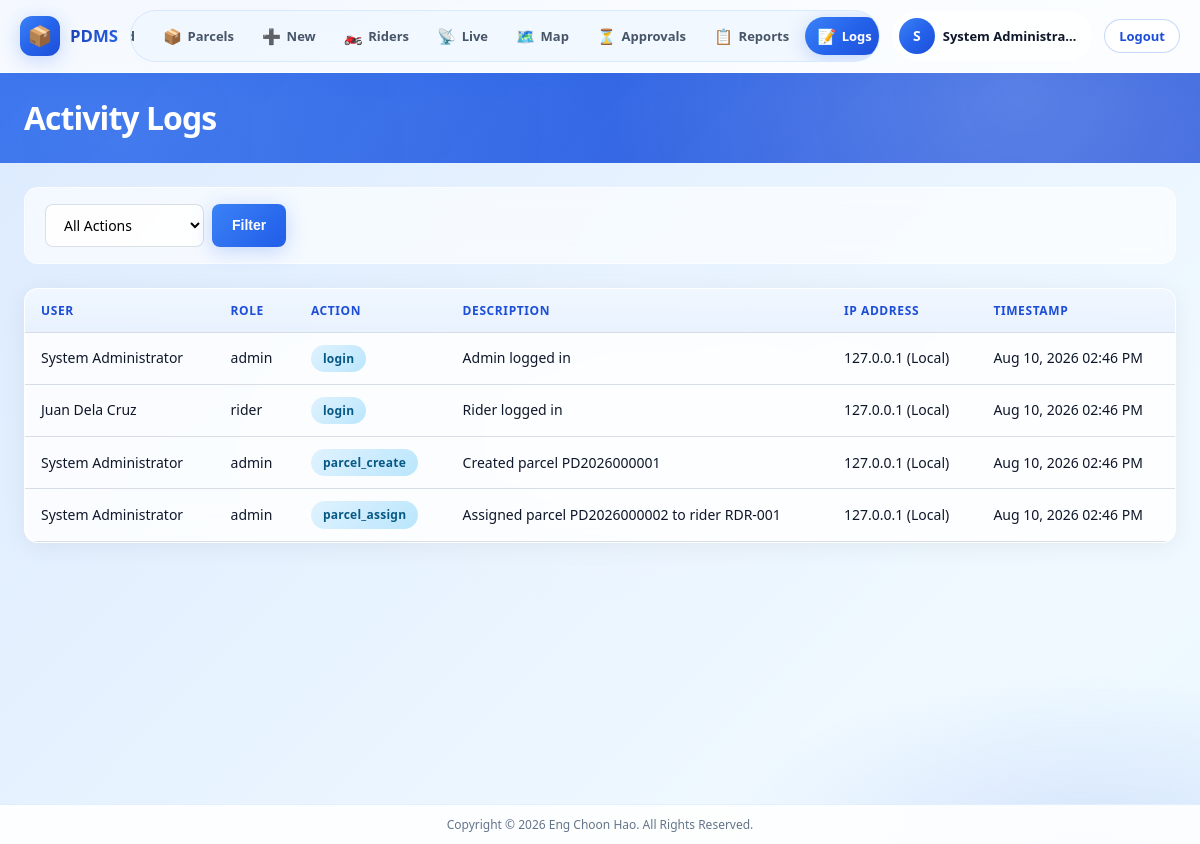
Page /admin/activity-logs.php (signed in) on the committed database.
### tables this page shows
CREATE TABLE users (
    id INT UNSIGNED AUTO_INCREMENT PRIMARY KEY,
    username VARCHAR(50) NOT NULL UNIQUE,
    email VARCHAR(100) NOT NULL UNIQUE,
    password VARCHAR(255) NOT NULL,
    role ENUM('admin', 'rider') NOT NULL DEFAULT 'rider',
    full_name VARCHAR(100) NOT NULL,
    phone VARCHAR(20) DEFAULT NULL,
    profile_photo VARCHAR(255) DEFAULT NULL,
    is_active TINYINT(1) NOT NULL DEFAULT 1,
    remember_token VARCHAR(64) DEFAULT NULL,
    last_login DATETIME DEFAULT NULL,
    created_at DATETIME NOT NULL DEFAULT CURRENT_TIMESTAMP,
    updated_at DATETIME NOT NULL DEFAULT CURRENT_TIMESTAMP ON UPDATE CURRENT_TIMESTAMP,
    INDEX idx_users_role (role),
    INDEX idx_users_active (is_active)
);

CREATE TABLE activity_logs (
    id BIGINT UNSIGNED AUTO_INCREMENT PRIMARY KEY,
    user_id INT UNSIGNED DEFAULT NULL,
    action VARCHAR(100) NOT NULL,
    description TEXT DEFAULT NULL,
    ip_address VARCHAR(45) DEFAULT NULL,
    user_agent VARCHAR(255) DEFAULT NULL,
    created_at DATETIME NOT NULL DEFAULT CURRENT_TIMESTAMP,
    FOREIGN KEY (user_id) REFERENCES users(id) ON DELETE SET NULL,
    INDEX idx_logs_user (user_id),
    INDEX idx_logs_action (action),
    INDEX idx_logs_created (created_at)
);

### functions/helpers.php (called while the page is built, shortened)
<?php
function baseUrl(string $path = ''): string
{
    $base = rtrim(APP_URL, '/');
    $path = ltrim($path, '/');
    return $path ? $base . '/' . $path : $base;
}
function formatIpAddress(?string $ip): string
{
    $ip = trim((string) $ip);
    if (in_array($ip, ['127.0.0.1', '::1', '0.0.0.0'], true)) {
        return $ip . ' (Local)';
    }
    return $ip;
}
function formatDate(?string $date, string $format = 'M d, Y h:i A'): string
{
    return date($format, strtotime($date));
}
function sanitize(string $input): string
{
    return htmlspecialchars(trim($input), ENT_QUOTES, 'UTF-8');
}
function paginate(int $total, int $page, int $perPage = 15): array
{
    $totalPages = max(1, (int) ceil($total / $perPage));
    $page = max(1, min($page, $totalPages));
    $offset = ($page - 1) * $perPage;
    return [
        'total' => $total,
        'per_page' => $perPage,
        'current_page' => $page,
        'total_pages' => $totalPages,
        'offset' => $offset,
    ];
}

### config/database.php (called while the page is built, shortened)
<?php
if (!function_exists('db')) {
    function db(): PDO
    {
        static $pdo = null;
        if ($pdo instanceof PDO) {
            return $pdo;
        }
        $dsn = 'mysql:host=' . DB_HOST . ';dbname=' . DB_NAME . ';charset=utf8mb4';
        try {
            $pdo = new PDO($dsn, DB_USER, DB_PASS, [
                PDO::ATTR_ERRMODE => PDO::ERRMODE_EXCEPTION,
                PDO::ATTR_DEFAULT_FETCH_MODE => PDO::FETCH_ASSOC,
                PDO::ATTR_EMULATE_PREPARES => false,
            ]);
        } catch (PDOException $e) {
            error_log('Database connection failed: ' . $e->getMessage());
            if (function_exists('isApiRequest') && isApiRequest()) {
                http_response_code(500);
                header('Content-Type: application/json; charset=utf-8');
                echo json_encode([
                    'success' => false,
                    'message' => 'Database connection failed. Check config/config.local.php on the server.',
                ]);
                exit;
            }
            throw new PDOException('Database connection failed. Please check server configuration.');
        }
        return $pdo;
    }
}

### functions/auth.php (called while the page is built, shortened)
<?php
function isLoggedIn(): bool
{
    return !empty($_SESSION['user_id']);
}
function currentUser(): ?array
{
    static $user = null;
    if ($user === null) {
        $stmt = db()->prepare('SELECT * FROM users WHERE id = ? AND is_active = 1');
        $stmt->execute([$_SESSION['user_id']]);
        $user = $stmt->fetch() ?: null;
    }
    return $user;
}

### functions/activity.php (called while the page is built, shortened)
<?php
function getActivityLogs(int $page = 1, int $perPage = 20, ?string $action = null, ?int $userId = null): array
{
    $pdo = db();
    $where = [];
    $params = [];
    $whereClause = $where ? 'WHERE ' . implode(' AND ', $where) : '';
    $countStmt = $pdo->prepare("SELECT COUNT(*) FROM activity_logs al $whereClause");
    $countStmt->execute($params);
    $total = (int) $countStmt->fetchColumn();
    $pagination = paginate($total, $page, $perPage);
    $stmt = $pdo->prepare(
        "SELECT al.*, u.full_name, u.username, u.role
         FROM activity_logs al
         LEFT JOIN users u ON u.id = al.user_id
         $whereClause
         ORDER BY al.created_at DESC
         LIMIT {$pagination['per_page']} OFFSET {$pagination['offset']}"
    );
    $stmt->execute($params);
    return [
        'logs' => $stmt->fetchAll(),
        'pagination' => $pagination
    ];
}

### admin/activity-logs.php (the view, shortened to what this page needs)
<?php
$currentPage = 'activity';
$action = $_GET['action'] ?? '';
$page = max(1, (int) ($_GET['page'] ?? 1));
$result = getActivityLogs($page, 25, $action ?: null);
$logs = $result['logs'];
require __DIR__ . '/../includes/header.php';
require __DIR__ . '/../includes/sidebar-admin.php';
?>
<?php require __DIR__ . '/../includes/topbar.php'; ?>
<div class="content-area content-wrap">
        <div class="toolbar">
            <form method="GET" class="search-form">
                <select name="action" class="filter-select">
                    <option value="">All Actions</option>
                </select>
                <button type="submit" class="btn btn-primary">Filter</button>
            </form>
        </div>
        <div class="card">
            <div class="table-responsive">
                <table class="data-table">
                    <thead>
                        <tr>
                            <th>User</th>
                            <th>Role</th>
                            <th>Action</th>
                            <th>Description</th>
                            <th>IP Address</th>
                            <th>Timestamp</th>
                        </tr>
                    </thead>
                    <tbody>
                        <?php foreach ($logs as $log): ?>
                        <tr>
                            <td><?= sanitize($log['full_name'] ?? 'System') ?></td>
                            <td><?= sanitize($log['role'] ?? '—') ?></td>
                            <td><span class="badge badge-info"><?= sanitize($log['action']) ?></span></td>
                            <td><?= sanitize($log['description'] ?? '') ?></td>
                            <td><?= sanitize(formatIpAddress($log['ip_address'] ?? null)) ?></td>
                            <td><?= formatDate($log['created_at']) ?></td>
                        </tr>
                        <?php endforeach; ?>
                    </tbody>
                </table>
            </div>
        </div>
</div>
<?php require __DIR__ . '/../includes/app-shell-end.php'; ?>
<?php require __DIR__ . '/../includes/footer.php'; ?>

### includes/sidebar-admin.php (shortened to what this page needs)
<?php
$currentPage = $currentPage ?? '';
?>
<div class="app-shell">
    <header class="app-header" id="appHeader">
        <div class="app-header-inner">
            <a href="<?= baseUrl('admin/dashboard.php') ?>" class="app-brand">
                <span class="app-brand-icon">📦</span>
                <span class="app-brand-text"><strong>PDMS</strong></span>
            </a>
            <nav class="app-nav" id="appNav" aria-label="Main navigation">
                <a href="<?= baseUrl('admin/dashboard.php') ?>" class="app-nav-link <?= $currentPage === 'dashboard' ? 'active' : '' ?>">
                    <span class="nav-icon">📊</span><span>Dashboard</span>
                </a>
                <a href="<?= baseUrl('admin/parcels.php') ?>" class="app-nav-link <?= $currentPage === 'parcels' ? 'active' : '' ?>">
                    <span class="nav-icon">📦</span><span>Parcels</span>
                </a>
                <a href="<?= baseUrl('admin/parcel-create.php') ?>" class="app-nav-link <?= $currentPage === 'parcel-create' ? 'active' : '' ?>">
                    <span class="nav-icon">➕</span><span>New</span>
                </a>
                <a href="<?= baseUrl('admin/riders.php') ?>" class="app-nav-link <?= $currentPage === 'riders' ? 'active' : '' ?>">
                    <span class="nav-icon">🏍️</span><span>Riders</span>
                </a>
                <a href="<?= baseUrl('admin/live-tracking.php') ?>" class="app-nav-link <?= $currentPage === 'live-tracking' ? 'active' : '' ?>">
                    <span class="nav-icon">📡</span><span>Live</span>
                </a>
                <a href="<?= baseUrl('admin/map.php') ?>" class="app-nav-link <?= $currentPage === 'map' ? 'active' : '' ?>">
                    <span class="nav-icon">🗺️</span><span>Map</span>
                </a>
                <a href="<?= baseUrl('admin/pending-riders.php') ?>" class="app-nav-link <?= $currentPage === 'pending-riders' ? 'active' : '' ?>">
                    <span class="nav-icon">⏳</span><span>Approvals</span>
                </a>
                <a href="<?= baseUrl('admin/reports.php') ?>" class="app-nav-link <?= $currentPage === 'reports' ? 'active' : '' ?>">
                    <span class="nav-icon">📋</span><span>Reports</span>
                </a>
                <a href="<?= baseUrl('admin/activity-logs.php') ?>" class="app-nav-link <?= $currentPage === 'activity' ? 'active' : '' ?>">
                    <span class="nav-icon">📝</span><span>Logs</span>
                </a>
            </nav>
            <div class="app-header-actions">
                <?php $user = currentUser(); ?>
                <div class="app-user-chip">
                    <div class="user-avatar">
                        <?php if (!empty($user['profile_photo'])): ?>
                            <img src="<?= baseUrl($user['profile_photo']) ?>" alt="Profile">
                        <?php else: ?>
                            <span><?= strtoupper(substr($user['full_name'] ?? 'A', 0, 1)) ?></span>
                        <?php endif; ?>
                    </div>
                    <span class="user-name"><?= sanitize($user['full_name'] ?? '') ?></span>
                </div>
                <a href="<?= baseUrl('logout.php') ?>" class="btn btn-sm btn-outline app-logout-btn" data-logout>Logout</a>
            </div>
        </div>
    </header>
    <main class="app-main">

### assets/css/variables.css (style rules this page uses)
:root { --primary: #2563eb; --primary-dark: #1d4ed8; --primary-light: #60a5fa; --primary-glow: rgba(37, 99, 235, 0.35); --secondary: #64748b; --success: #059669; --warning: #d97706; --danger: #dc2626; --info: #0284c7; --gradient-primary: linear-gradient(135deg, #3b82f6 0%, #2563eb 50%, #1d4ed8 100%); --gradient-primary-hover: linear-gradient(135deg, #60a5fa 0%, #3b82f6 50%, #2563eb 100%); --gradient-bg: linear-gradient(135deg, #eff6ff 0%, #dbeafe 35%, #e0f2fe 65%, #f0f9ff 100%); --gradient-bg-animated: linear-gradient(-45deg, #eff6ff, #dbeafe, #bfdbfe, #e0f2fe, #f0f9ff, #dbeafe); --gradient-sidebar: linear-gradient(180deg, #1e3a8a 0%, #1d4ed8 45%, #2563eb 100%); --gradient-card-shine: linear-gradient(135deg, rgba(255,255,255,0.9) 0%, rgba(255,255,255,0.7) 100%); --gradient-login: linear-gradient(-45deg, #0c4a6e, #1e40af, #2563eb, #3b82f6, #1e3a8a); --bg-body: #eff6ff; --bg-card: rgba(255, 255, 255, 0.82); --bg-card-solid: #ffffff; --bg-sidebar: #1e3a8a; --bg-sidebar-hover: rgba(255, 255, 255, 0.12); --bg-glass: rgba(255, 255, 255, 0.75); --bg-glass-strong: rgba(255, 255, 255, 0.92); --text-primary: #0f172a; --text-secondary: #475569; --text-muted: #64748b; --text-light: #f8fafc; --text-sidebar: rgba(255, 255, 255, 0.85); --border-color: rgba(148, 163, 184, 0.35); --border-glass: rgba(255, 255, 255, 0.6); --shadow-sm: 0 2px 8px rgba(37, 99, 235, 0.06); --shadow-md: 0 8px 24px rgba(37, 99, 235, 0.1); --shadow-lg: 0 16px 48px rgba(37, 99, 235, 0.14); --shadow-glow: 0 4px 20px rgba(37, 99, 235, 0.25); --shadow-card: 0 4px 24px rgba(15, 23, 42, 0.06), 0 0 0 1px rgba(255, 255, 255, 0.8) inset; --radius-sm: 8px; --radius-md: 14px; --radius-lg: 20px; --radius-xl: 28px; --sidebar-width: 260px; --topbar-height: 64px; --header-height: 72px; --font-family: 'Segoe UI', system-ui, -apple-system, BlinkMacSystemFont, sans-serif; --transition: 0.25s cubic-bezier(0.4, 0, 0.2, 1); --transition-bounce: 0.4s cubic-bezier(0.34, 1.56, 0.64, 1); }

### assets/css/base.css (style rules this page uses)
*, *::before, *::after { box-sizing: border-box; margin: 0; padding: 0; }
html { font-size: 16px; scroll-behavior: smooth; -webkit-text-size-adjust: 100%; text-size-adjust: 100%; }
body { font-family: var(--font-family); background: var(--bg-body); color: var(--text-primary); line-height: 1.6; min-height: 100vh; min-height: 100dvh; width: 100%; overflow-x: hidden; overflow-x: clip; }
body.app-layout { background: var(--gradient-bg-animated); background-size: 400% 400%; animation: gradientFlow 18s ease infinite; position: relative; }
body.app-layout::before { content: ''; position: fixed; inset: 0; background: radial-gradient(ellipse 80% 50% at 20% -10%, rgba(59, 130, 246, 0.15) 0%, transparent 50%), radial-gradient(ellipse 60% 40% at 90% 100%, rgba(37, 99, 235, 0.12) 0%, transparent 50%), radial-gradient(ellipse 50% 30% at 50% 50%, rgba(255, 255, 255, 0.4) 0%, transparent 70%); pointer-events: none; z-index: 0; }
body.app-layout .app-shell { position: relative; z-index: 1; }
a { color: var(--primary); text-decoration: none; transition: color var(--transition); }

### assets/css/responsive.css (style rules this page uses)
.card, .toolbar, .card-header, .btn-group, .parcel-card, .map-toolbar, .map-live-meta { min-width: 0; max-width: 100%; }
.table-responsive .data-table { min-width: 560px; }

### rows in the picture
users: full_name "S", full_name "System Administra…"
activity_logs: user.full_name "System Administrator", user.role "admin", action "login", description "Admin logged in", ip_address "127.0.0.1 (Local)", created_at "Aug 10, 2026 02:46 PM"
activity_logs: user.full_name "Juan Dela Cruz", user.role "rider", action "login", description "Rider logged in", ip_address "127.0.0.1 (Local)", created_at "Aug 10, 2026 02:46 PM"
activity_logs: user.full_name "System Administrator", user.role "admin", action "parcel_create", description "Created parcel PD2026000001", ip_address "127.0.0.1 (Local)", created_at "Aug 10, 2026 02:46 PM"
activity_logs: user.full_name "System Administrator", user.role "admin", action "parcel_assign", description "Assigned parcel PD2026000002 to rider RDR-001", ip_address "127.0.0.1 (Local)", created_at "Aug 10, 2026 02:46 PM"

### other values in the picture
$pageTitle "Activity Logs"
